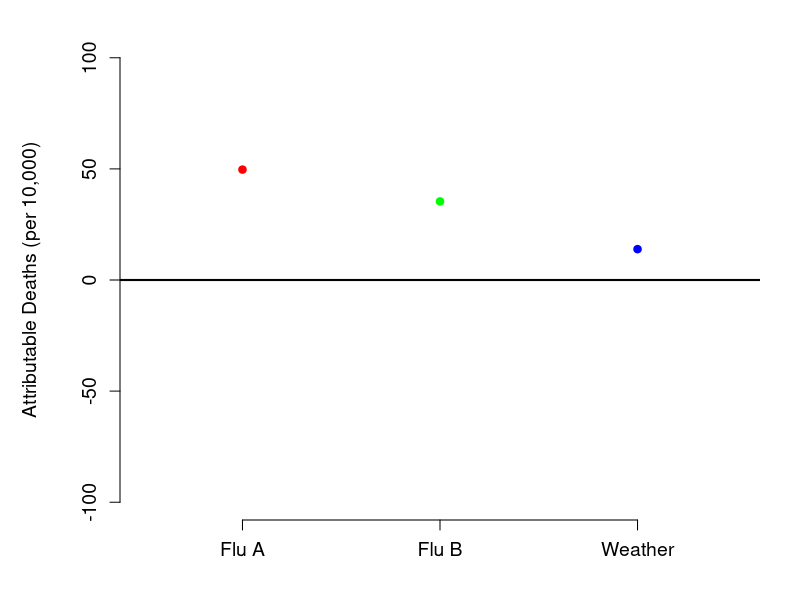
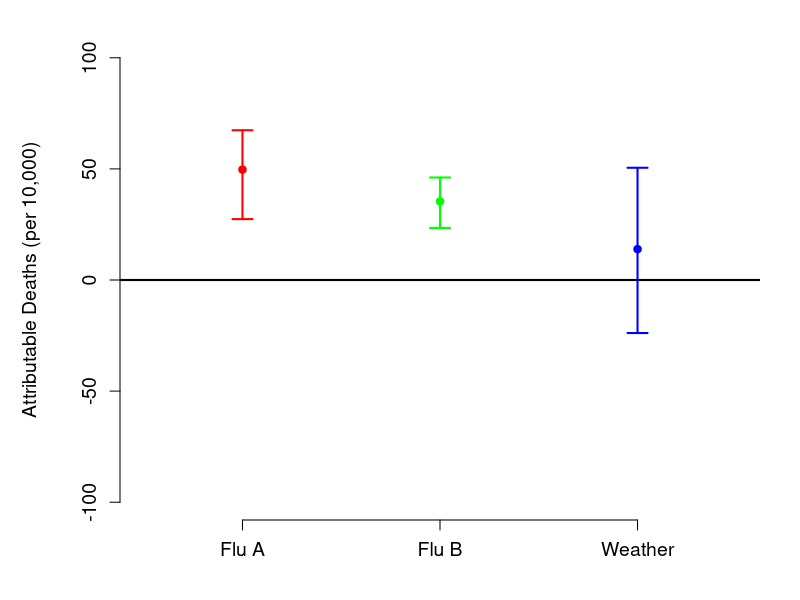

Generate these figures, in order, with R:
##################################################
## Code to create Dushoff Flu A vs B vs weather plot for CI lecture
##################################################

## Fake data
xx <- rnorm(100,50, 10) 
yy <- rnorm(100,35, 7)
zz <- rnorm(100,10, 20)
dat <- cbind(xx,yy,zz)
xs <- seq(.5,2.5,1)

fgcol <- 'black' ## foreground color
for(ff in c(F,T)) {
  pdf(paste0('Flu A vs B vs Weather',' CIs'[ff], '.pdf'), w = 5, h = 5)
  par('ps' = 14, mgp = c(4,1,0), mar = c(4,6,2,2), ## point size, axis label locations , margins
      fg = fgcol, col.axis=fgcol, col.lab=fgcol) ## set foreground & other colors
  cols <- rainbow(3)
  plot(0,0,type = 'n', xlim = c(0,3), ylim = c( -100, 100),
       xlab = '', ylab = 'Attributable Deaths (per 10,000)', xaxt = 'n', bty = 'n',
       main = '')
  abline(h = 0, lwd = 2)
  points(xs, apply(dat,2,mean), pch = 19, col = cols)
  axis(1, at = xs, c('Flu A', 'Flu B', 'Weather'))
  if(ff) { ## add CIs?
    for(ii in 1:ncol(dat)) { ## for each CI
      arrows(xs[ii], quantile(dat[,ii],.025), xs[ii], quantile(dat[,ii],.975),  lwd = 2, col = cols[ii],
             angle = 90, length = .1, code = 3)
    }
  }
  dev.off() 
}
